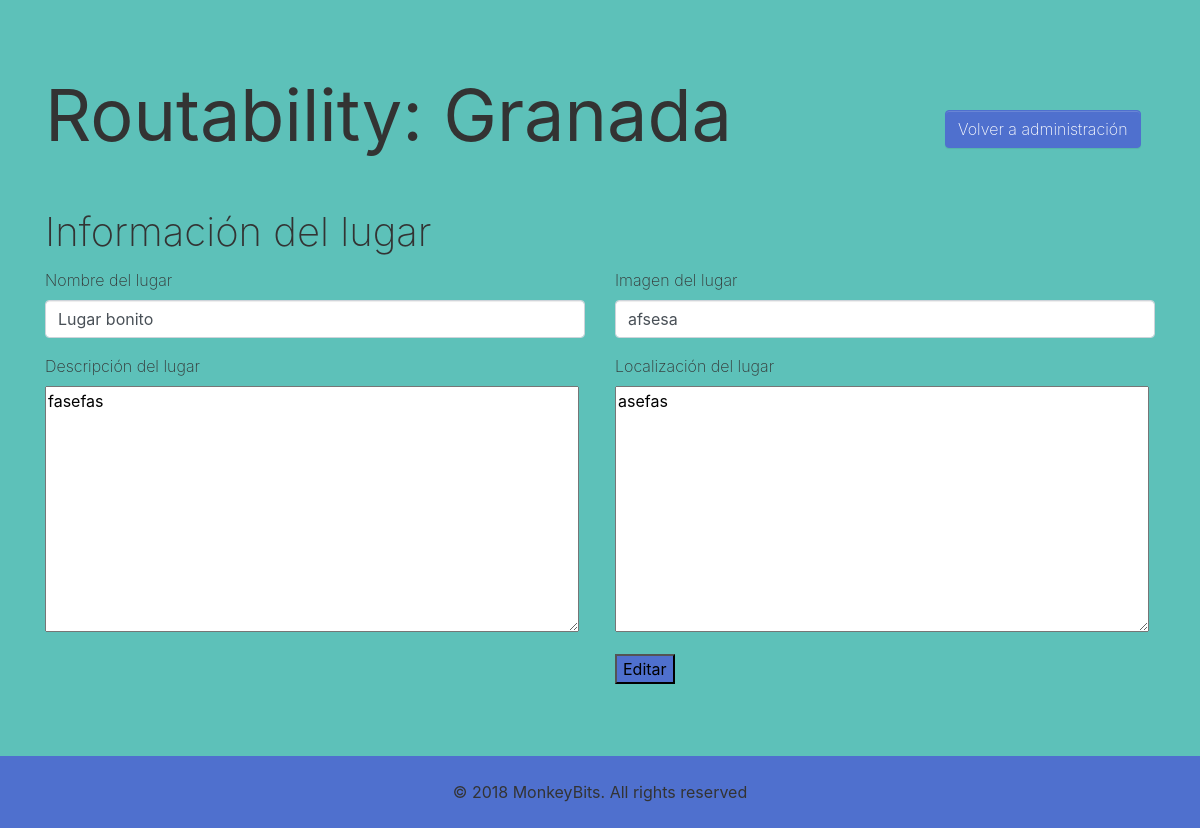
/RoutabilityAdmin/editPlaces.php?id=1, run on the app's committed database.
### tables this page shows
CREATE TABLE `place` (
  `IdPlace` int(8) NOT NULL,
  `Email` varchar(50) NOT NULL,
  `MadeBy` varchar(50) DEFAULT NULL,
  `Name` varchar(50) NOT NULL,
  `Description` text NOT NULL,
  `Localitation` varchar(100) NOT NULL,
  `Image` text NOT NULL
);

### RoutabilityAdmin/editPlaces.php (the view, shortened to what this page needs)
<?php
$id = $_GET["id"];
$conexion = mysqli_connect("localhost", "ramon", "ramon");
if(isset($_POST["editar"])){
         $nombre=$_POST['nombre'];
         $descripcion=$_POST['descripcion'];
         $localization=$_POST['localization'];
         $imagen=$_POST['imagen'];
    if(!($QUERY = mysqli_query($conexion, "UPDATE `place` SET `Description`='".$descripcion."', `Localitation`='".$localization."', `Name`='".$nombre."', `Image`='".$imagen."' WHERE `IdPlace`=".$id))){
        $MESSAGE = "ERROR AL EDITAR EL LUGAR";
        echo "Fallo del query de lugares";
        exit();
    }
    else{
        $nomb=$nombre;
        $desc=$descripcion;
        $loc=$localization;
        $img=$imagen;
        $MESSAGE = "LUGAR EDITADO";
    }
} else {
        if(!($text_result = mysqli_query($conexion, "SELECT * FROM place WHERE IdPlace=".$id))){
            echo "Fallo del query de selección de lugar";
            exit();
        }
        $texto = mysqli_fetch_assoc($text_result);
        $desc=$texto['Description'];
        $loc=$texto['Localitation'];
        $nomb=$texto['Name'];
        $img=$texto['Image'];
}
?>
<!DOCTYPE html>
<html>
<head>
  <link rel="stylesheet" href="https://cdnjs.cloudflare.com/ajax/libs/font-awesome/4.7.0/css/font-awesome.min.css" type="text/css">
  <link rel="stylesheet" href="theme.css" type="text/css">
  <link rel="stylesheet" href="fonts.css" type="text/css">
</head>
<body class="bg-primary">
  <div class="py-5">
    <div class="container">
      <div class="row">
        <div class="col-md-12">
          <h1 class="display-3"><b>Routability: Granada</b></h1><a class="btn btn-secondary" href="admin.php" style="	transform:  translateX(900px)  translateY(-60px) ;">Volver a administración</a>
        </div>
      </div>
        <fieldset>
            <h1>Información del lugar</h1>
            <?php echo "<form action='editPlaces.php?id='".$id."' method='post'>"; ?>
      <div class="row">
        <div class="col-md-6">
            <?php echo "<div class='form-group'> <label>Nombre del lugar</label><input type='nombre' class='form-control' required value='".$nomb."' name='nombre' placeholder='Introducir el nombre' onBlur='if(this.value=='')this.value='nombre'' onFocus='if(this.value=='nombre')this.value='''></div>"?>
        </div>
        <div class="col-md-6">
          <?php echo "<div class='form-group'> <label>Imagen del lugar</label><input type='imagen' class='form-control' required value='".$img."' name='imagen' placeholder='Introducir la imagen' onBlur='if(this.value=='')this.value='imagen'' onFocus='if(this.value=='imagen')this.value='' '></div>"?>
        </div>
      </div>
      <div class="row">
        <div class="col-md-6">
            <?php echo "<div class='form-group'> <label>Descripción del lugar</label><br/><textarea name='descripcion' placeholder='Escribe la descripción del lugar...' maxlength='10000' rows='10' cols='50' onFocus='if(this.value=='descripcion')this.value='' '>".$desc."</textarea></div>"?>
        </div>
        <div class="col-md-6">
            <?php echo "<div class='form-group'> <label>Localización del lugar</label><br/><textarea  name='localization' placeholder='Escribe la localización del lugar...' maxlength='10000' rows='10' cols='50' onFocus='if(this.value=='localization')this.value='' '>".$loc."</textarea></div>"?>
            <input class="bg-secondary" type="submit" name="editar" value="Editar">
        </div>
      </div>
            <?php echo "</form>"?>
        </fieldset>
    </div>
  </div>
  <div class="py-3 bg-secondary" style="">
    <div class="container">
      <div class="row">
        <div class="col-md-12 text-center">
          <p class="mb-0"><b>© 2018 MonkeyBits. All rights reserved</b></p>
        </div>
      </div>
    </div>
  </div>
</body>
</html>

### data on the page
place: nombre "Lugar bonito", imagen "afsesa", descripcion "fasefas", localization "asefas"
